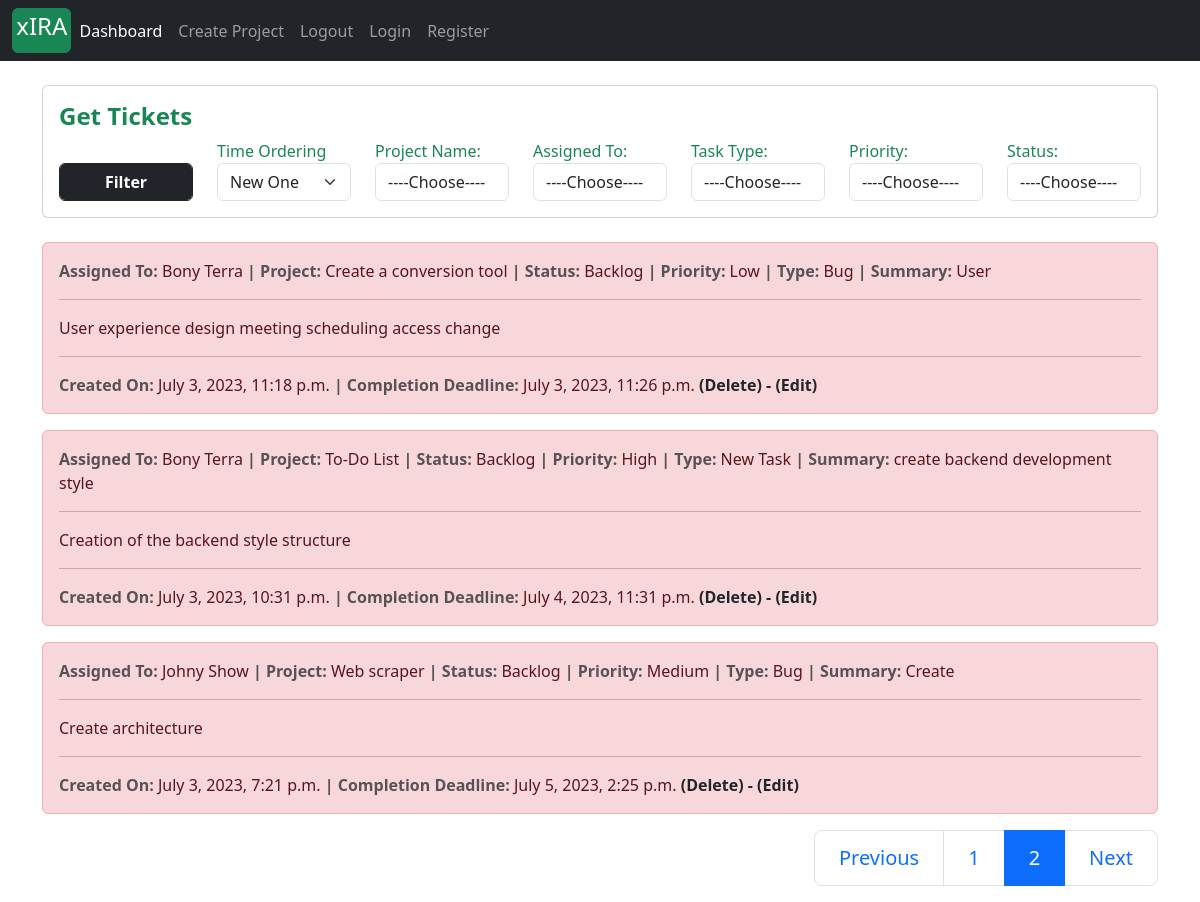
Before: /ticket/manage/?page=2 (signed in) with the older database file.
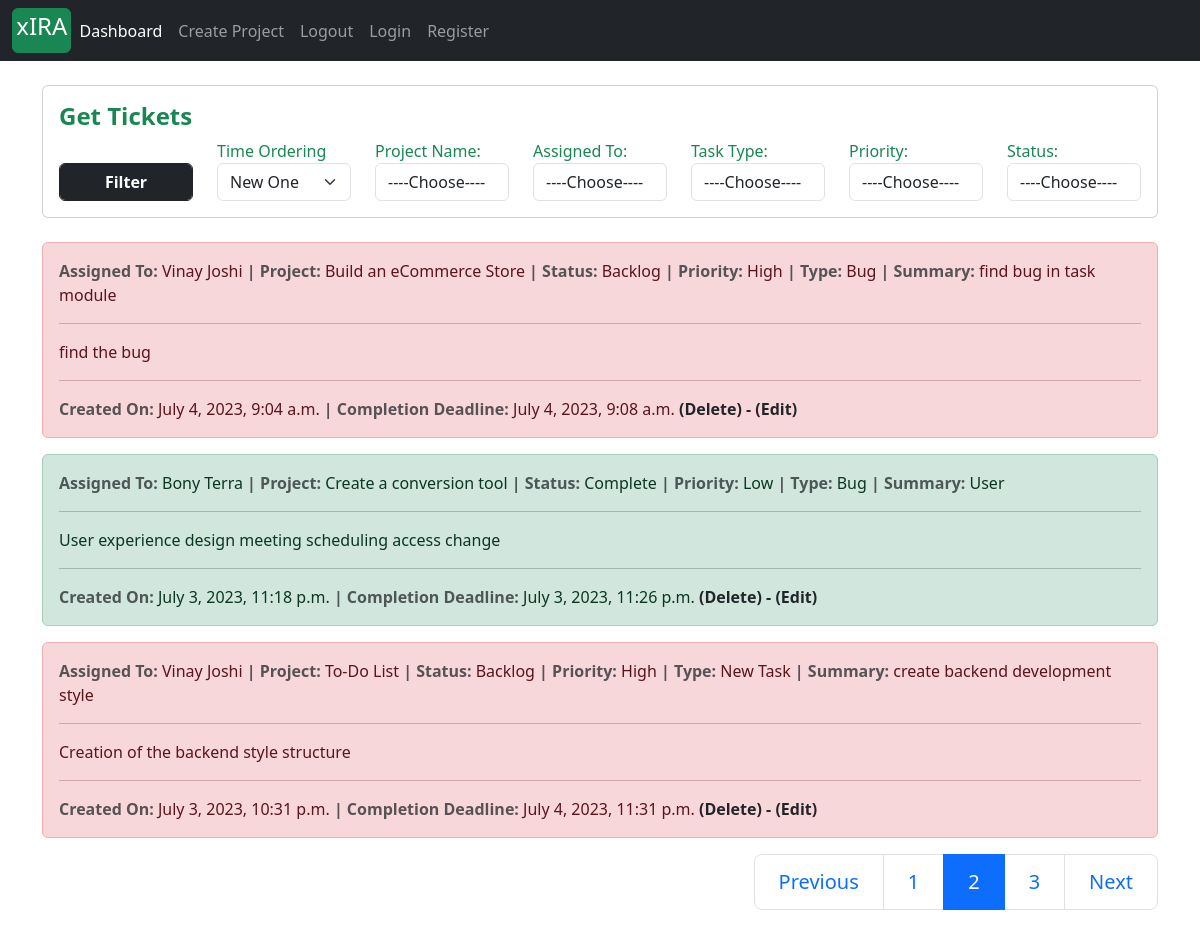
After: the same page with the newer database file.
### tickets/models.py (models this page shows, shortened)
class Task(models.Model):
    project       = models.ForeignKey(Project, on_delete=models.CASCADE)
    task_type     = models.CharField(max_length=30, choices = task_type_choices)
    short_summary = models.CharField(max_length=80)
    description   = models.TextField(max_length=500)
    assignee     = models.ForeignKey(Account, on_delete=models.CASCADE)
    status        = models.CharField(max_length=25, choices=status_field)
    priority      = models.CharField(max_length=25, choices=priority_field)
    start_date    = models.DateTimeField(auto_now_add=True)
    estimated_end_date = models.DateTimeField()
    def task_as_back_log(self):
        current_time = datetime.datetime.now().astimezone()
        estimated_end_date = self.estimated_end_date.astimezone()
        if self.status == 'Complete':
            return False
        if current_time >= estimated_end_date:
            self.status = 'Backlog'
            self.save()
            return True
        else:
            return False

### accounts/models.py (models this page shows, shortened)
class Account(AbstractBaseUser):
    first_name           = models.CharField(max_length=50)
    last_name            = models.CharField(max_length=50)
    work_email           = models.EmailField(max_length=100, unique=True)
    contact_number       = models.CharField(max_length=50)
    work_profile         = models.CharField(max_length=30, choices=choices)
    date_joined     = models.DateTimeField(auto_now_add=True)
    last_login      = models.DateTimeField(auto_now_add=True)
    is_admin        = models.BooleanField(default=False)
    is_staff        = models.BooleanField(default=False)
    is_active        = models.BooleanField(default=False)
    is_superadmin        = models.BooleanField(default=False)
    USERNAME_FIELD = 'work_email'
    REQUIRED_FIELDS = ['first_name', 'last_name']
    objects = MyAccountManager()
    def __str__(self):
        return f'{self.first_name} {self.last_name}'
    def is_project_manager(self):
        try:
            temp = ProjectManager.objects.get(project_manager__id=self.id)
            is_manager = True
        except ProjectManager.DoesNotExist:
            is_manager = False
        return is_manager

### projects/models.py (models this page shows)
class Project(models.Model):
    project_name         = models.CharField(max_length=30)
    project_description  = models.TextField(max_length=600, blank=True)
    project_category     = models.CharField(max_length=30, choices=choices)
    project_manager      =  models.ForeignKey(ProjectManager, on_delete=models.SET_NULL, null=True)
    assignees            =  models.ManyToManyField(Account)
    start_date           = models.DateTimeField(auto_now_add=True)
    estimated_end_date   = models.DateTimeField()
    def __str__(self):
        return self.project_name

### tickets/views.py (the view, shortened to what this page needs)
# urls.py: path('manage/', views.manage_ticket, name='manage_ticket'),
def manage_ticket(request):
    url = ""
    count = 0
    for j in request.GET:
        if j != 'page':
            count += 1
    if count > 0:
        url += "?"
    for item in request.GET:
        if item != 'page':
            temp_url = item+"="+request.GET.get(item)+"&"
            url += temp_url
    if url[-1:] == "&":
        url = url[:-1]
    print(url)
    if request.user.is_project_manager():
        project_coice_tuple_list, assignee_choice_tuple_list = get_choice_fields(request.user)
        context = {
            'project_choice': project_coice_tuple_list,
            'assignee_choice': assignee_choice_tuple_list,
            'status_choice': status_field,
            'task_type_choice': task_type_choices,
            'priority_choice': priority_field,
        }
        all_task_query = get_all_tickets_project_manager(request.user)
        query_dic = request.GET
        if 'project_id' in query_dic:
            if query_dic['project_id'] != '' and len(all_task_query) > 0:
                all_task_query = all_task_query.filter(project__id=int(query_dic['project_id']))
        if 'assignee_id' in query_dic:
            if query_dic['assignee_id'] != '' and len(all_task_query) > 0:
                all_task_query = all_task_query.filter(assignee__id=int(query_dic['assignee_id']))
        if 'task_type' in query_dic:
            if query_dic['task_type'] != '' and len(all_task_query) > 0:
                all_task_query = all_task_query.filter(task_type=query_dic['task_type'])
        if 'priority' in query_dic:
            if query_dic['priority'] != '' and len(all_task_query) > 0:
                all_task_query = all_task_query.filter(priority=query_dic['priority'])
        if 'status' in query_dic:
            if query_dic['status'] != '' and len(all_task_query) > 0:
                all_task_query = all_task_query.filter(status=query_dic['status'])
        all_task_query = all_task_query.order_by('-start_date')
        print(request.GET)
        page_no = request.GET.get('page')
        page_object = Paginator(all_task_query, 3)
        if page_no is None:
            all_task_query = page_object.get_page(1)
            print(all_task_query.number)
        else:
            all_task_query = page_object.get_page(page_no)
            print(all_task_query.number)
        context['tasks'] = all_task_query
        context['url'] = url
    return render(request, 'manage_ticket.html', context)

### projects/forms.py
class ProjectCreationForm(forms.ModelForm):
    class Meta:
        model = Project
        fields = ('project_name', 'project_category', 'project_description', 'estimated_end_date')
        widgets = {
            'project_name': forms.TextInput(attrs={'class': 'form-control',  }),
            'project_category': forms.Select(attrs={'class': 'form-control', }),
            'project_description': forms.Textarea(attrs={'class': 'form-control', 'rows':4, 'cols':15}),
        }

### accounts/models.py (called while the page is built)
    def get_all_project(self):
        return self.project_set.all()

### projects/context_processors.py (called while the page is built)
def create_project_form(request):
    form = ProjectCreationForm()
    context = {
        'project_creation_form': form
    }
    return context

### tickets/views.py (called while the page is built)
def get_all_tickets_project_manager(user):
    project_manager = ProjectManager.objects.get(project_manager__id=user.id)
    projects = project_manager.get_all_project()
    if len(projects) >= 1:
        project_1 = projects[0]
        all_tickets = Task.objects.filter(project__id=project_1.id)
        for i in range(1, len(projects)):
            all_tickets = all_tickets | Task.objects.filter(project__id=projects[i].id)
        return all_tickets
    return None

### templates/manage_ticket.html (shortened to what this page needs)
{% extends 'base.html' %}
{% block content %}
{% load tz %}
<div class="container mt-4">
    <div class="card mx-auto">
      <article class="card-body">
		<header class="text-success"><h4><strong class="card-title">Get Tickets</strong></h4></header>
		<form action = "{% url 'manage_ticket' %}" method="GET">
				<div class="form-group row">
					<div class="col form-group" style="">
                        	<button class="btn btn-dark form-control" href="#"><strong>Filter</strong></button>
            		</div>
					<div class="col form-group">
							<label class="text-success" for="">Time Ordering</label>
							<select class="form-select" name="order_by">
							  <option value="1" selected>New One</option>
							</select>
				</div>
					<div class="col form-group">
						<label class="text-success" for="project_id">Project Name:</label>
						<select class="form-control" name="project_id">
						<option value="">----Choose----</option>
						</select>
					</div>
					<div class="col form-group">
						<label class="text-success" for="assignee_id">Assigned To:</label>
						<select class="form-control" name="assignee_id">
						<option value="">----Choose----</option>
						</select>
					</div>
					<div class="col form-group">
			            <label class="text-success" for="">Task Type:</label>
						<select class="form-control" name="task_type">
						<option value="">----Choose----</option>
						</select>
					</div>
					<div class="col form-group">
			            <label class="text-success" for="">Priority:</label>
						<select class="form-control" name="priority">
						<option value="">----Choose----</option>
						</select>
					</div>
					<div class="col form-group">
			            <label class="text-success" for="">Status:</label>
						<select class="form-control" name="status">
						<option value="">----Choose----</option>
						</select>
					</div>
		</form>
		</article>
    </div>
</div>
<div class="container mt-4">
	{% for task in tasks %}
	<div class="alert alert-{% if task.task_as_back_log %}danger{% elif task.status == 'Open' %}primary{% elif task.status == 'In Progress' %}info{% else %}success{% endif %}" role="alert">
		<strong class="text-muted"> Assigned To: </strong>
		{{task.assignee}}
		<strong class="text-muted">| Project: </strong>
		{{task.project}}
		<strong class="text-muted">| Status: </strong>
	    {{task.status|capfirst}}
	 	<strong class="text-muted">| Priority: </strong>
	    {{task.priority}}
		<strong class="text-muted">| Type: </strong>
	    {{task.task_type}}
		<strong class="text-muted">| Summary: </strong>
	    {{task.short_summary}}
	 	<hr>
	 	<p>{{task.description}}</p>
	 	<hr>
	<strong class="text-muted"> Created On: </strong>
	 {{task.start_date|timezone:"Asia/Kolkata"}}
	<strong class="text-muted">| Completion Deadline: </strong>
	 {{task.estimated_end_date|timezone:"Asia/Kolkata"}}
	<a class="text-dark" href="{% url 'delete_ticket' task.id %}" style="text-decoration: none;"><strong> (Delete) -</strong></a>
 	<a class="text-dark" href="{% url 'edit_ticket' task.id %}" style="text-decoration: none;"><strong> (Edit)</strong></a>
	</div>
	{% endfor %}
<nav aria-label="Page navigation example">
	  <ul class="pagination justify-content-end pagination-lg">
		<li class="page-item"><a class="page-link" href="#">Previous</a></li>
			  {% for page_no in  tasks.paginator.page_range %}
		  		{% if tasks.number == page_no %}
					{% if url %}
		  				<li class="page-item active"><a class="page-link" href="{{url}}&page={{page_no}}">{{page_no}}</a></li>
		  			{%  else %}
		  				<li class="page-item active"><a class="page-link" href="?page={{page_no}}">{{page_no}}</a></li>
		  			{% endif %}
		  		{% else %}
					{% if url %}
		  				<li class="page-item "><a class="page-link" href="{{url}}&page={{page_no}}">{{page_no}}</a></li>
		  			{%  else %}
		  				<li class="page-item "><a class="page-link" href="?page={{page_no}}">{{page_no}}</a></li>
		  			{% endif %}
		  		{% endif %}
		  	{% endfor %}
		<li class="page-item"><a class="page-link" href="#">Next</a></li>
	  </ul>
</nav>
</div>
{% endblock %}

Changed rows visible on the page:
no longer on this page (row unchanged): Task: assignee "Johny Show", project "Web scraper", status "Backlog", priority "Medium", task_type "Bug", short_summary "Create", description "Create architecture", start_date "July 3, 2023, 7:21 p.m.", estimated_end_date "July 5, 2023, 2:25 p.m."
now on this page (row edited): Task: assignee "Vinay Joshi", project "Build an eCommerce Store", status "Backlog", priority "High", task_type "Bug", short_summary "find bug in task module", description "find the bug", start_date "July 4, 2023, 9:04 a.m.", estimated_end_date "July 4, 2023, 9:08 a.m."
changed Task "Low": status "Backlog" → "Complete"
changed Task "New Task": assignee "Bony Terra" → "Vinay Joshi"
Other visible differences:
new list line: "3"
